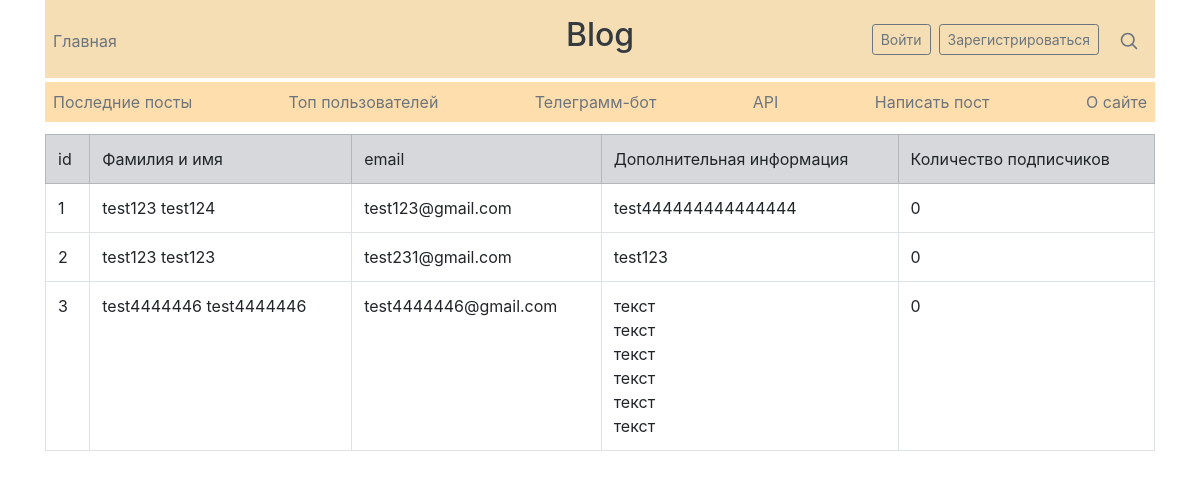
Screenshot of /users with the database file from the repository.
### data/users.py (models this page shows, shortened)
class User(SqlAlchemyBase, UserMixin, SerializerMixin):
    __tablename__ = 'users'
    id = sqlalchemy.Column(sqlalchemy.Integer,
                           primary_key=True, autoincrement=True)
    surname = sqlalchemy.Column(sqlalchemy.String, nullable=True)
    name = sqlalchemy.Column(sqlalchemy.String, nullable=True)
    about = sqlalchemy.Column(sqlalchemy.String, nullable=True)
    email = sqlalchemy.Column(sqlalchemy.String,
                              index=True, unique=True, nullable=True)
    hashed_password = sqlalchemy.Column(sqlalchemy.String, nullable=True)

### main.py (the view)
@app.route("/users")
def all_users():
    db_sess = db_session.create_session()
    users = db_sess.query(User).all()
    return render_template("users.html",
                           title='Пользователи',
                           users=users)

### data/db_session.py (called while the page is built)
def create_session() -> Session:
    global __factory
    return __factory()

### templates/users.html
{% extends "base.html" %}
{% block content %}
<table width="100%" class="table table-bordered">
    <tr class="table-secondary">
        <td>id</td>
        <td>Фамилия и имя</td>
        <td>email</td>
        <td>Дополнительная информация</td>
        <td>Количество подписчиков</td>
    </tr>
    {% for user in users %}
    <tr>
        <td>{{ user.id }}</td>
        <td>{{ user.surname }} {{ user.name }}</td>
        <td>{{ user.email }}</td>
        <td>{{ user.about }}</td>
        <td>0</td>
    </tr>
    {% endfor %}
</table>
{% endblock %}

### templates/base.html (shortened to what this page needs)
<!doctype html>
<html lang="en">
<head>
    <link rel="stylesheet"
          href="https://stackpath.bootstrapcdn.com/bootstrap/4.4.1/css/bootstrap.min.css"
>
    <link rel="stylesheet"
          href="{{ url_for('static', filename='css/style.css') }}">
</head>
<body>
<div class="container">
    <header class="blog-header py-3">
        <div class="row flex-nowrap justify-content-between align-items-center">
            <div class="col-4 pt-1">
                <a class="text-muted m-2" href="/">Главная</a>
            </div>
            <div class="col-4 text-center">
                <h2>
                    <a class="blog-header-logo text-dark m-1" href="#">Blog</a>
                </h2>
            </div>
            <div class="col-4 d-flex justify-content-end align-items-center">
                {% if current_user.is_authenticated %}
                <a class="btn btn-sm btn-outline-secondary m-1"
                   href="/about_user">Личный кабинет</a>
                <a class="btn btn-sm btn-outline-secondary m-1"
                   href="/logout">Выйти</a>
                {% else %}
                <a class="btn btn-sm btn-outline-secondary m-1"
                   href="/login">Войти</a>
                <a class="btn btn-sm btn-outline-secondary m-1"
                   href="/register">Зарегистрироваться</a>
                {% endif %}
                <a class="text-muted" href="#">
                    <svg xmlns="http://www.w3.org/2000/svg" width="20"
                         height="20" viewBox="0 0 24 24" fill="none"
                         stroke="currentColor" stroke-width="2"
                         stroke-linecap="round" stroke-linejoin="round"
                         class="mx-3">
                        <circle cx="10.5" cy="10.5" r="7.5"></circle>
                        <line x1="21" y1="21" x2="15.8" y2="15.8"></line>
                    </svg>
                </a>
            </div>
        </div>
    </header>
    <div class="nav-scroller py-1 mb-2">
        <nav class="nav d-flex justify-content-between">
            <a class="p-2 text-muted" href="#">Последние посты</a>
            <a class="p-2 text-muted" href="/users">Топ пользователей</a>
            <a class="p-2 text-muted" href="#">Телеграмм-бот</a>
            <a class="p-2 text-muted" href="#">API</a>
            <a class="p-2 text-muted" href="#">Написать пост</a>
            <a class="p-2 text-muted" href="/about">О сайте</a>
        </nav>
    </div>
</div>
<main role="main" class="container">
    {% block content %}{% endblock %}
</main>
</body>
</html>

### static/css/style.css (style rules this page uses)
header { background-color: #F5DEB3; }
nav { background-color: #FFDEAD; }
td { white-space:pre; }

### rows the page displays
User: id "1", surname "test123", name "test124", email "test123@gmail.com", about "test444444444444444"
User: id "2", surname "test123", name "test123", email "test231@gmail.com", about "test123"
User: id "3", surname "test4444446", name "test4444446", email "test4444446@gmail.com", about "текст текст текст текст текст текст"
